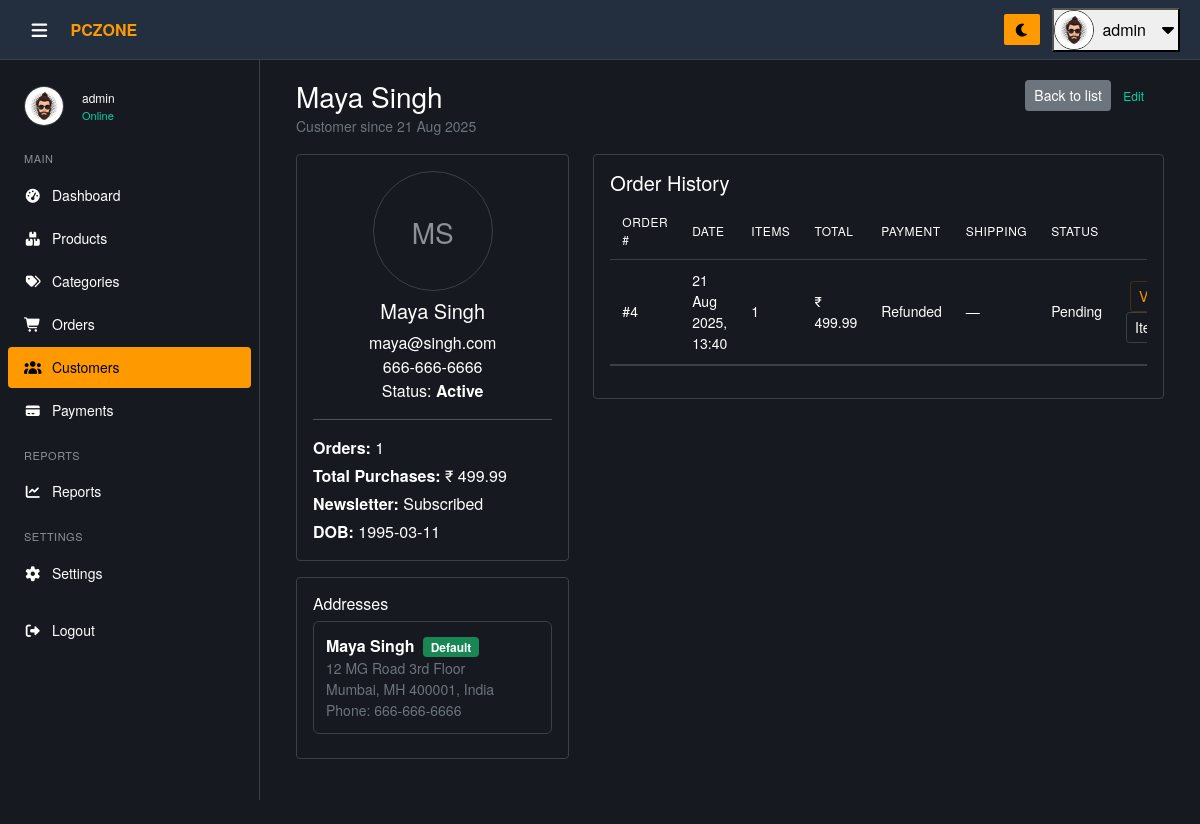
/admin/pages/customer_view.php?id=4 (signed in), run on the app's committed database.
### tables this page shows
CREATE TABLE IF NOT EXISTS customers (
    customer_id INT AUTO_INCREMENT PRIMARY KEY,
    first_name VARCHAR(100) NOT NULL,
    last_name VARCHAR(100) NOT NULL,
    email VARCHAR(150) NOT NULL UNIQUE,
    phone VARCHAR(20),
    password VARCHAR(255) NOT NULL,
    date_of_birth DATE DEFAULT NULL,
    gender ENUM('Male','Female','Other') DEFAULT NULL,
    profile_image VARCHAR(255) DEFAULT NULL,
    newsletter_subscribed BOOLEAN DEFAULT FALSE,
    status ENUM('active','inactive','banned') DEFAULT 'active',
    last_login DATETIME DEFAULT NULL,
    created_at DATETIME DEFAULT CURRENT_TIMESTAMP,
    updated_at DATETIME DEFAULT CURRENT_TIMESTAMP ON UPDATE CURRENT_TIMESTAMP
);

CREATE TABLE IF NOT EXISTS addresses (
    address_id INT AUTO_INCREMENT PRIMARY KEY,
    customer_id INT,
    full_name VARCHAR(150),
    phone VARCHAR(20),
    address_line1 TEXT,
    address_line2 TEXT,
    city VARCHAR(100),
    state VARCHAR(100),
    zip VARCHAR(20),
    country VARCHAR(100),
    is_default BOOLEAN DEFAULT 0,
    FOREIGN KEY (customer_id) REFERENCES customers(customer_id) ON DELETE CASCADE
);

CREATE TABLE IF NOT EXISTS orders (
    order_id INT AUTO_INCREMENT PRIMARY KEY,
    customer_id INT NOT NULL,
    billing_address_id INT NOT NULL,
    shipping_address_id INT NOT NULL,
    total_amount DECIMAL(10,2) NOT NULL,
     
     
    order_status ENUM('Pending','Processing','Shipped','Delivered','Cancelled','Returned') DEFAULT 'Pending',
    tracking_number VARCHAR(100) DEFAULT NULL,
    shipping_method VARCHAR(100) DEFAULT NULL,
    order_notes TEXT DEFAULT NULL,
    paid_at DATETIME DEFAULT NULL,
    cancelled_at DATETIME DEFAULT NULL,
    refunded_at DATETIME DEFAULT NULL,
    shipped_date DATE DEFAULT NULL,
    delivered_date DATE DEFAULT NULL,
    order_date DATETIME DEFAULT CURRENT_TIMESTAMP,
    created_at DATETIME DEFAULT CURRENT_TIMESTAMP,
    updated_at DATETIME DEFAULT CURRENT_TIMESTAMP ON UPDATE CURRENT_TIMESTAMP,
    FOREIGN KEY (customer_id) REFERENCES customers(customer_id) ON DELETE CASCADE,
    FOREIGN KEY (billing_address_id) REFERENCES addresses(address_id) ON DELETE CASCADE,
    FOREIGN KEY (shipping_address_id) REFERENCES addresses(address_id) ON DELETE CASCADE
);

### admin/pages/customer_view.php (the view, shortened to what this page needs)
<?php
require_once '../includes/db_connect.php';
function h($s)
{
  return htmlspecialchars((string)$s, ENT_QUOTES, 'UTF-8');
}
$customer_id = isset($_GET['id']) && ctype_digit($_GET['id']) ? (int)$_GET['id'] : 0;
$stmt = mysqli_prepare($conn, "SELECT customer_id, first_name, last_name, email, phone, date_of_birth, gender, profile_image, newsletter_subscribed, status, created_at, updated_at FROM customers WHERE customer_id = ?");
mysqli_stmt_bind_param($stmt, 'i', $customer_id);
mysqli_stmt_execute($stmt);
$res = mysqli_stmt_get_result($stmt);
$customer = mysqli_fetch_assoc($res);
$stmt = mysqli_prepare($conn, "SELECT COUNT(*) AS orders_count, COALESCE(SUM(total_amount),0) AS total_purchases FROM orders WHERE customer_id = ?");
mysqli_stmt_bind_param($stmt, 'i', $customer_id);
mysqli_stmt_execute($stmt);
mysqli_stmt_bind_result($stmt, $orders_count, $total_purchases);
$orders_count = (int)$orders_count;
$total_purchases = (float)$total_purchases;
$stmt = mysqli_prepare($conn, "SELECT address_id, full_name, phone, address_line1, address_line2, city, state, zip, country, is_default FROM addresses WHERE customer_id = ? ORDER BY is_default DESC, address_id ASC");
mysqli_stmt_bind_param($stmt, 'i', $customer_id);
mysqli_stmt_execute($stmt);
$addresses_res = mysqli_stmt_get_result($stmt);
$addresses = mysqli_fetch_all($addresses_res, MYSQLI_ASSOC);
$stmt = mysqli_prepare($conn, "
  SELECT o.order_id, o.order_date, o.order_status, o.total_amount, o.tracking_number, o.shipping_method, o.paid_at,
         COALESCE(p.payment_status, 'Pending') AS payment_status,
         (SELECT COUNT(*) FROM order_items oi WHERE oi.order_id = o.order_id) AS items_count
  FROM orders o
  LEFT JOIN (
    SELECT order_id, MAX(payment_status) AS payment_status FROM payments GROUP BY order_id
  ) p ON p.order_id = o.order_id
  WHERE o.customer_id = ?
  ORDER BY o.order_date DESC
");
mysqli_stmt_bind_param($stmt, 'i', $customer_id);
mysqli_stmt_execute($stmt);
$orders_res = mysqli_stmt_get_result($stmt);
$orders = mysqli_fetch_all($orders_res, MYSQLI_ASSOC);
?>
<!doctype html>
<html lang="en">
<head>
  <link rel="stylesheet" href="../assets/vendor/bootstrap/css/bootstrap.min.css">
  <link rel="stylesheet" href="../assets/vendor/fontawesome/css/all.min.css">
  <link rel="stylesheet" href="../assets/css/style.css">
</head>
<body>
  <?php
  include '../includes/header.php';
  include '../includes/sidebar.php';
  ?>
  <div class="main-content pt-5 mt-4">
    <div class="container mt-2 customer-profile">
      <div class="d-flex justify-content-between align-items-start mb-3">
        <div>
          <h3 class="mb-0"><?= h($customer['first_name'] . ' ' . $customer['last_name']) ?></h3>
          <small class="text-muted">Customer since <?= h(date('d M Y', strtotime($customer['created_at']))) ?></small>
        </div>
        <div class="text-end">
          <a href="customers.php" class="btn btn-sm btn-secondary">Back to list</a>
          <a href="edit_customer.php?id=<?= (int)$customer['customer_id'] ?>" class="btn btn-sm btn-edit">Edit</a>
        </div>
      </div>
      <div class="row ">
        <div class="col-md-4">
          <div class="card p-3 mb-3">
            <div class="text-center">
              <?php if (!empty($customer['profile_image']) && file_exists('../uploads/' . $customer['profile_image'])): ?>
                <img src="../uploads/<?= h($customer['profile_image']) ?>" alt="profile" class="img-fluid rounded mb-2" style="max-height:160px">
              <?php else: ?>
                <div class="avatar-placeholder rounded-circle mb-2" style="width:120px;height:120px;line-height:120px;margin:0 auto;font-size:28px;">
                  <?= strtoupper(substr($customer['first_name'], 0, 1) . substr($customer['last_name'], 0, 1)) ?>
                </div>
              <?php endif; ?>
              <h5 class="mt-2"><?= h($customer['first_name'] . ' ' . $customer['last_name']) ?></h5>
              <p class="mb-0"><?= h($customer['email']) ?></p>
              <p class="mb-0"><?= h($customer['phone'] ?: '—') ?></p>
              <p class="mb-0">Status: <strong><?= h(ucfirst($customer['status'])) ?></strong></p>
            </div>
            <hr>
            <div>
              <p class="mb-1"><strong>Orders:</strong> <?= $orders_count ?></p>
              <p class="mb-1"><strong>Total Purchases:</strong> ₹ <?= number_format($total_purchases, 2) ?></p>
              <p class="mb-1"><strong>Newsletter:</strong> <?= $customer['newsletter_subscribed'] ? 'Subscribed' : 'No' ?></p>
              <p class="mb-0"><strong>DOB:</strong> <?= $customer['date_of_birth'] ? h($customer['date_of_birth']) : '—' ?></p>
            </div>
          </div>
          <div class="card p-3">
            <h6>Addresses</h6>
            <?php if (count($addresses) === 0): ?>
              <p class="text-muted">No addresses available.</p>
            <?php else: ?>
              <?php foreach ($addresses as $addr): ?>
                <div class="address-block mb-2">
                  <div><strong><?= h($addr['full_name']) ?></strong> <?= $addr['is_default'] ? '<span class="badge bg-success ms-1">Default</span>' : '' ?></div>
                  <div class="text-muted small"><?= h($addr['address_line1']) ?> <?= h($addr['address_line2']) ?></div>
                  <div class="text-muted small"><?= h($addr['city']) ?>, <?= h($addr['state']) ?> <?= h($addr['zip']) ?>, <?= h($addr['country']) ?></div>
                  <div class="text-muted small">Phone: <?= h($addr['phone'] ?: '—') ?></div>
                </div>
              <?php endforeach; ?>
            <?php endif; ?>
          </div>
        </div>
        <div class="col-md-8 ">
          <div class="card p-3 mb-3">
            <h5>Order History</h5>
            <?php if (count($orders) === 0): ?>
              <p class="text-muted">No orders placed yet.</p>
            <?php else: ?>
              <div class="table-responsive">
                <table class="table table-sm table-hover">
                  <thead>
                    <tr class="data-table">
                      <th>Order #</th>
                      <th>Date</th>
                      <th>Items</th>
                      <th>Total</th>
                      <th>Payment</th>
                      <th>Shipping</th>
                      <th>Status</th>
                      <th></th>
                    </tr>
                  </thead>
                  <tbody>
                    <?php foreach ($orders as $ord): ?>
                      <tr class="data-table">
                        <td>#<?= (int)$ord['order_id'] ?></td>
                        <td><?= h(date('d M Y, H:i', strtotime($ord['order_date']))) ?></td>
                        <td><?= (int)$ord['items_count'] ?></td>
                        <td>₹ <?= number_format((float)$ord['total_amount'], 2) ?></td>
                        <td><?= h($ord['payment_status']) ?><?= $ord['paid_at'] ? ' <small class="text-muted">(' . h(date('d M Y', strtotime($ord['paid_at']))) . ')</small>' : '' ?></td>
                        <td><?= $ord['tracking_number'] ? h($ord['tracking_number']) : '—' ?></td>
                        <td><?= h($ord['order_status']) ?></td>
                        <td class="text-end">
                          <a href="order_view.php?id=<?= (int)$ord['order_id'] ?>" class="btn btn-sm btn-outline-primary">View</a>
                          <button class="btn btn-sm btn-outline-secondary" type="button" data-bs-toggle="collapse" data-bs-target="#items-<?= (int)$ord['order_id'] ?>">Items</button>
                        </td>
                      </tr>
                      <tr class="collapse-row">
                        <td colspan="8" class="p-0">
                        </td>
                      </tr>
                    <?php endforeach; ?>
                  </tbody>
                </table>
              </div>
            <?php endif; ?>
          </div>
        </div>
      </div>
    </div>
  </div>
</body>
</html>

### admin/assets/css/style.css (style rules this page uses)
* { margin: 0; padding: 0; box-sizing: border-box; }
html, body { height: 100%; }
body { font-family: "Amazon Ember", "Helvetica Neue", Roboto, Arial, sans-serif; font-size: 16px; line-height: 1.5; background-color: var(--bg-body); color: var(--text-color); }
:root { --bg-body: #16191f; --bg-header: #232f3e; --bg-sidebar: #16191f; --bg-section: #16191f; --bg-card: #16191f; --bg-dropdown: #232f3e; --bg-input: #0d1117; --text-color: #ffffff; --text-muted: #8c9196; --text-secondary: #8c9196; --border-color: #3c4043; --primary: #ff9900; --primary-hover: #ffad33; --primary-text: #000000; --hover-bg: #2a3139; --hover-light: rgba(255, 255, 255, 0.05); --hover-dark: rgba(0, 0, 0, 0.05); --table-header: #232f3e; --scroll-track: #16191f; --transition: all 0.3s ease; }
.main-content { margin-left: 260px; padding: 20px 24px; padding-top: 78px; min-height: 100vh; width: calc(100% - 260px); transition: margin-left 0.3s, width 0.3s; display: flex; flex-direction: column; align-items: stretch; box-sizing: border-box; background-color: var(--bg-body); }
.data-table, .product-table { width: 100%; border-collapse: collapse; font-size: 14px; }
.data-table th, .data-table td, .product-table th, .product-table td { padding: 10px 12px; text-align: left; border-bottom: 1px solid var(--border-color); color: var(--text-color); vertical-align: middle; }
.data-table th { background-color: var(--table-header); color: var(--text-muted); font-weight: 500; font-size: 12px; text-transform: uppercase; letter-spacing: 0.5px; }
.btn-edit, .btn-delete { background: none; border: none; font-size: 12px; font-weight: 400; cursor: pointer; text-decoration: none; }
.btn-edit { color: #00d4aa; margin-right: 12px; }
.customer-profile .card { background-color: var(--bg-card); border: 1px solid var(--border-color); color: var(--text-color); }
.customer-profile .card hr { border-color: var(--border-color); }
.customer-profile .card .table, .customer-profile .card .table thead th, .customer-profile .card .table tbody td { background: transparent !important; color: var(--text-color) !important; border-color: var(--border-color) !important; }
.customer-profile .card .table thead th { background: var(--table-header); color: var(--text-muted); }
.customer-profile .table-responsive { background: transparent; }
.customer-profile .btn-outline-primary { color: var(--primary); border-color: rgba(255, 153, 0, 0.18); }
.customer-profile .btn-outline-secondary { color: var(--text-color); border-color: var(--border-color); }
.customer-profile .address-block { background: var(--bg-card); border: 1px solid var(--border-color); padding: 12px; border-radius: 6px; }
.customer-profile .avatar-placeholder, .customer-profile .admin-avatar { background-color: var(--bg-section) !important; color: var(--text-muted) !important; border: 1px solid var(--border-color); }

### data on the page
customers: first_name+last_name "Maya Singh", created_at "21 Aug 2025", first_name+last_name "MS", email "maya@singh.com", phone "666-666-6666", status "Active", date_of_birth "1995-03-11"
addresses: full_name "Maya Singh", is_default "Default", address_line1 "12 MG Road", address_line2 "3rd Floor", city "Mumbai", state "MH", zip "400001", country "India", phone "666-666-6666"
orders: order_id "4", order_date "21 Aug 2025, 13:40", items_count "1", total_amount "499.99", payment_status "Refunded", order_status "Pending"

### other printed values
$userName "admin"
$_SESSION['full_name'] "admin"
$orders_count "1"
$total_purchases "499.99"
